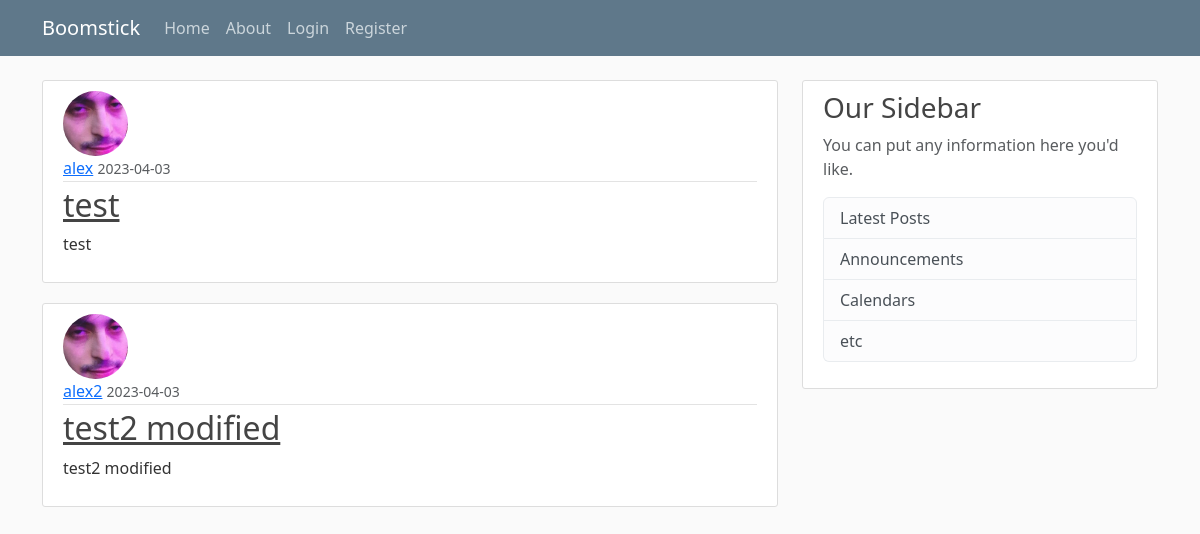
Page /home on the earlier database version.
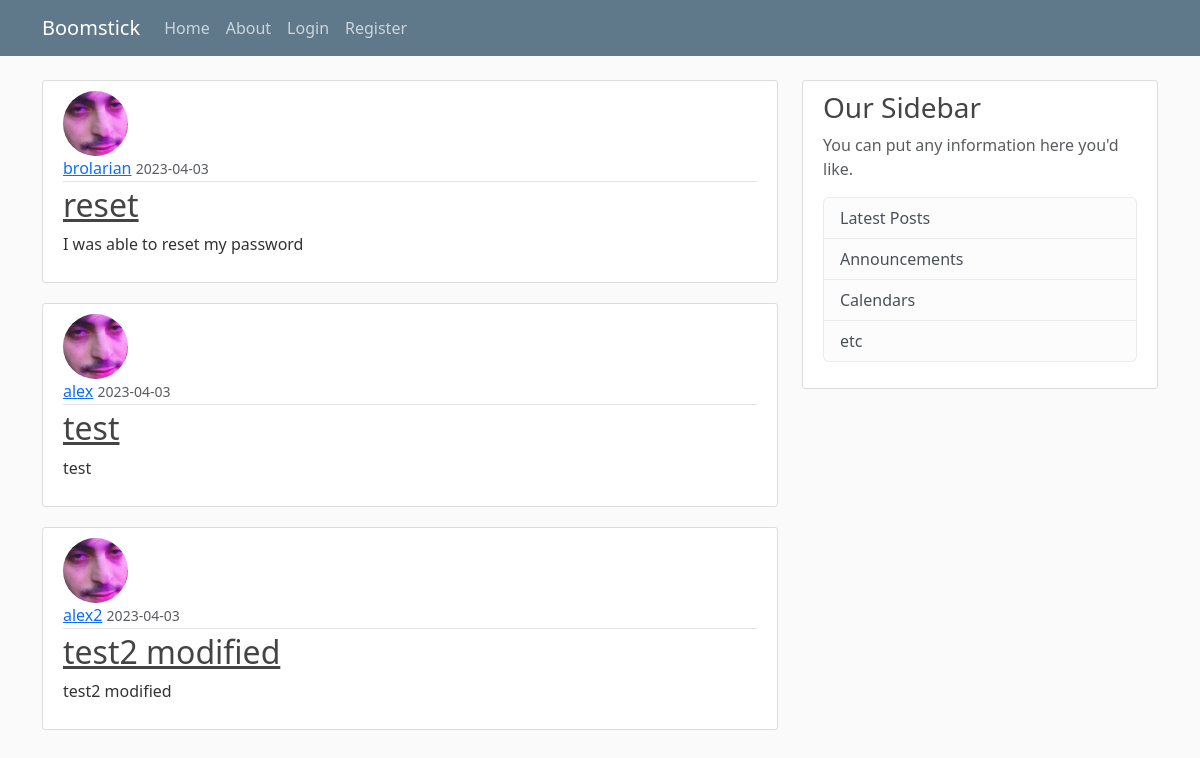
Same page on the later database version.
### flaskblog/models.py (models this page shows, shortened)
class Post(db.Model):
    id = db.Column(db.Integer, primary_key=True)
    title = db.Column(db.String(100), nullable=False)
    date_posted = db.Column(db.DateTime, nullable=False, default=datetime.utcnow)
    content = db.Column(db.Text, nullable=False)
    user_id = db.Column(db.Integer, db.ForeignKey('user.id'), nullable=False)

class User(db.Model, UserMixin):
    id = db.Column(db.Integer, primary_key=True)
    username = db.Column(db.String(20), unique=True, nullable=False)
    email = db.Column(db.String(120), unique=True, nullable=False)
    image_file = db.Column(db.String(20), nullable=False, default='default.jpg')
    password = db.Column(db.String(60), nullable=False)
    posts = db.relationship('Post', backref='author', lazy=True)

### flaskblog/routes.py (the view)
@app.route('/')
@app.route("/home")
def home():
    page = request.args.get('page', 1, type=int)
    posts = Post.query.order_by(Post.date_posted.desc()).paginate(page=page, per_page=5)
    return render_template('home.html', posts=posts)

### flaskblog/templates/home.html
{% extends "layout.html" %}
{% block content %}
    {% for post in posts %}
        <article class="media content-section">
            <img class="rounded-circle article-img" src="{{ url_for('static', filename='profile_pics/' + post.author.image_file)}}">
            <div class="media-body">
                <div class="article-metadata">
                    <a class="mr-2" href="#">{{ post.author.username }}</a>
                    <small class="text-muted">{{ post.date_posted.strftime('%Y-%m-%d') }}</small>
            </div>
            <h2><a class="article-title" href="{{ url_for('post', post_id=post.id) }}">{{ post.title }}</a></h2>
            <p class="article-content">{{ post.content }}</p>
            </div>
        </article>
    {% endfor %}
{% endblock content %}

### flaskblog/templates/layout.html (shortened to what this page needs)
<!DOCTYPE html>
<html>
<head>
    <link href="https://cdn.jsdelivr.net/npm/bootstrap@5.3.0-alpha2/dist/css/bootstrap.min.css" rel="stylesheet">
    <link rel="stylesheet" type="text/css" href="{{ url_for('static', filename='main.css') }}">
</head>
<body>
    <header class="site-header">
        <nav class="navbar navbar-expand-md navbar-dark bg-steel fixed-top">
          <div class="container">
            <a class="navbar-brand mr-4" href="/">Boomstick</a>
            <div class="collapse navbar-collapse" id="navbarToggle">
              <div class="navbar-nav mr-auto">
                <a class="nav-item nav-link" href="{{ url_for('home') }}">Home</a>
                <a class="nav-item nav-link" href="{{ url_for('about') }}">About</a>
              </div>
              <div class="navbar-nav">
                {% if current_user.is_authenticated %}
                  <a class="nav-item nav-link" href="{{ url_for('new_post')}}">New Post</a>
                  <a class="nav-item nav-link" href="{{ url_for('account') }}">Account</a>
                  <a class="nav-item nav-link" href="{{ url_for('logout') }}">Logout</a>
                {% else %}
                  <a class="nav-item nav-link" href="{{ url_for('login') }}">Login</a>
                  <a class="nav-item nav-link" href="{{ url_for('register') }}">Register</a>
                {% endif %}
              </div>
            </div>
          </div>
        </nav>
    </header>
    <main role="main" class="container">
        <div class="row">
          <div class="col-md-8">
            {% block content %}{% endblock %}
          </div>
          <div class="col-md-4">
            <div class="content-section">
              <h3>Our Sidebar</h3>
              <p class='text-muted'>You can put any information here you'd like.
                <ul class="list-group">
                  <li class="list-group-item list-group-item-light">Latest Posts</li>
                  <li class="list-group-item list-group-item-light">Announcements</li>
                  <li class="list-group-item list-group-item-light">Calendars</li>
                  <li class="list-group-item list-group-item-light">etc</li>
                </ul>
              </p>
            </div>
          </div>
        </div>
    </main>
</body>
</html>

### flaskblog/static/main.css (style rules this page uses)
body { background: #fafafa; color: #333333; margin-top: 5rem; }
h1, h2, h3, h4, h5, h6 { color: #444444; }
.bg-steel { background-color: #5f788a; }
.site-header .navbar-nav .nav-link { color: #cbd5db; }
.content-section { background: #ffffff; padding: 10px 20px; border: 1px solid #dddddd; border-radius: 3px; margin-bottom: 20px; }
.article-title { color: #444444; }
.article-content { white-space: pre-line; }
.article-img { height: 65px; width: 65px; margin-right: 16px; }
.article-metadata { padding-bottom: 1px; margin-bottom: 4px; border-bottom: 1px solid #e3e3e3 }

Differences in the rows shown:
added Post: image_file (placeholder picture), author.username "brolarian", date_posted "2023-04-03", title "reset", content "I was able to reset my password"
